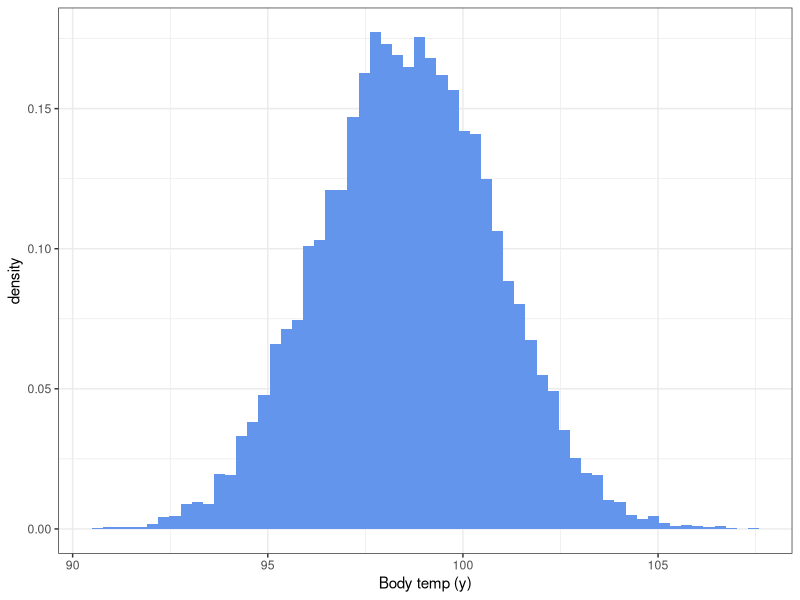
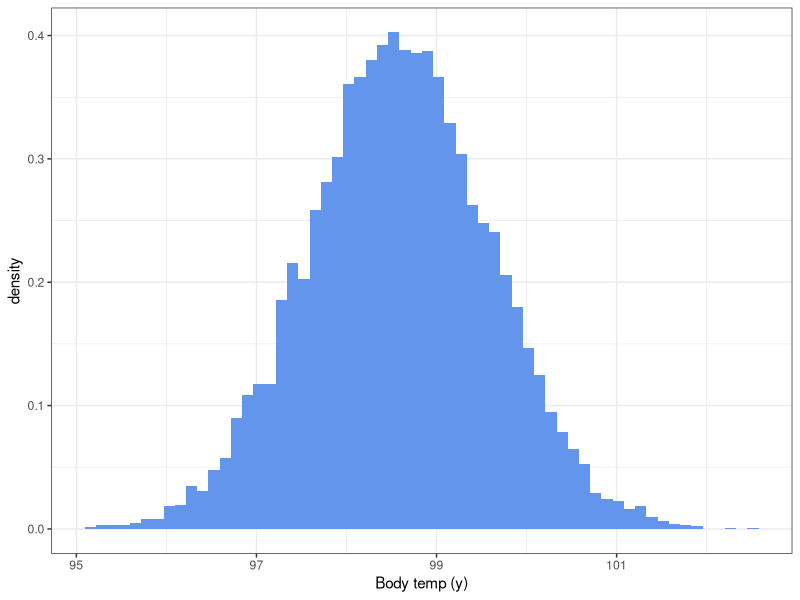

Here is the R script that generated these plots, in order:
## ---- chunk 1
#| message: false
#| include: false 

library(tidyverse)
library(kableExtra)
## ---- chunk 2
set.seed(123)

sim_theta <- rnorm(10000, 98.6, 2)
sim_y <- rnorm(10000, sim_theta, 1)

ggplot() +
  geom_histogram(aes(x = sim_y, y = after_stat(density)), 
                 fill = "cornflowerblue",
                 bins = 60) +
  theme_bw() +
  labs(x = "Body temp (y)")
## ---- chunk 3
set.seed(123)

sim_theta <- rnorm(10000, 98.6, 0.1)
sim_y <- rnorm(10000, sim_theta, 1)

ggplot() +
  geom_histogram(aes(x = sim_y, y = after_stat(density)), 
                 fill = "cornflowerblue",
                 bins = 60) +
  theme_bw() +
  labs(x = "Body temp (y)")
